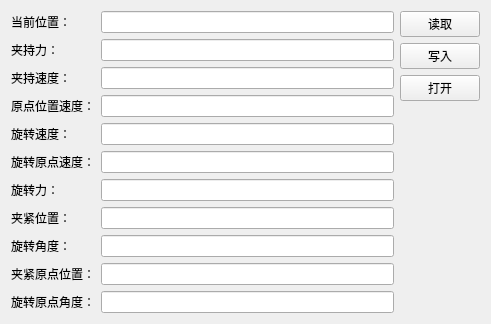
<?xml version="1.0" encoding="UTF-8"?>
<ui version="4.0">
 <class>ElectricGripperDebugForm</class>
 <widget class="QWidget" name="ElectricGripperDebugForm">
  <property name="geometry">
   <rect>
    <x>0</x>
    <y>0</y>
    <width>491</width>
    <height>300</height>
   </rect>
  </property>
  <property name="minimumSize">
   <size>
    <width>0</width>
    <height>0</height>
   </size>
  </property>
  <property name="windowTitle">
   <string>Form</string>
  </property>
  <layout class="QHBoxLayout" name="horizontalLayout">
   <item>
    <layout class="QFormLayout" name="formLayout">
     <item row="0" column="0">
      <widget class="QLabel" name="label_10">
       <property name="text">
        <string>当前位置：</string>
       </property>
      </widget>
     </item>
     <item row="0" column="1">
      <widget class="QLineEdit" name="lineEdit_nGripperCurrentPos"/>
     </item>
     <item row="1" column="0">
      <widget class="QLabel" name="label_9">
       <property name="text">
        <string>夹持力：</string>
       </property>
      </widget>
     </item>
     <item row="1" column="1">
      <widget class="QLineEdit" name="lineEdit_nGripperClampingForce"/>
     </item>
     <item row="2" column="0">
      <widget class="QLabel" name="label_11">
       <property name="text">
        <string>夹持速度：</string>
       </property>
      </widget>
     </item>
     <item row="2" column="1">
      <widget class="QLineEdit" name="lineEdit_nClampingSpeed"/>
     </item>
     <item row="3" column="0">
      <widget class="QLabel" name="label_12">
       <property name="text">
        <string>原点位置速度：</string>
       </property>
      </widget>
     </item>
     <item row="3" column="1">
      <widget class="QLineEdit" name="lineEdit_nClampingHomeSpeed"/>
     </item>
     <item row="4" column="0">
      <widget class="QLabel" name="label_13">
       <property name="text">
        <string>旋转速度：</string>
       </property>
      </widget>
     </item>
     <item row="4" column="1">
      <widget class="QLineEdit" name="lineEdit_nRotateSpeed"/>
     </item>
     <item row="5" column="0">
      <widget class="QLabel" name="label_16">
       <property name="text">
        <string>旋转原点速度：</string>
       </property>
      </widget>
     </item>
     <item row="5" column="1">
      <widget class="QLineEdit" name="lineEdit_nRotateHomeSpeed"/>
     </item>
     <item row="6" column="0">
      <widget class="QLabel" name="label_14">
       <property name="text">
        <string>旋转力：</string>
       </property>
      </widget>
     </item>
     <item row="6" column="1">
      <widget class="QLineEdit" name="lineEdit_nRotateForce"/>
     </item>
     <item row="7" column="0">
      <widget class="QLabel" name="label_15">
       <property name="text">
        <string>夹紧位置：</string>
       </property>
      </widget>
     </item>
     <item row="7" column="1">
      <widget class="QLineEdit" name="LineEdit_nClampPos"/>
     </item>
     <item row="8" column="0">
      <widget class="QLabel" name="label_18">
       <property name="text">
        <string>旋转角度：</string>
       </property>
      </widget>
     </item>
     <item row="8" column="1">
      <widget class="QLineEdit" name="LineEdit_nRotateAngle"/>
     </item>
     <item row="9" column="0">
      <widget class="QLabel" name="label_17">
       <property name="text">
        <string>夹紧原点位置：</string>
       </property>
      </widget>
     </item>
     <item row="9" column="1">
      <widget class="QLineEdit" name="LineEdit_nClampHomePos"/>
     </item>
     <item row="10" column="0">
      <widget class="QLabel" name="label_19">
       <property name="text">
        <string>旋转原点角度：</string>
       </property>
      </widget>
     </item>
     <item row="10" column="1">
      <widget class="QLineEdit" name="LineEdit_nRotateHomeAngle"/>
     </item>
    </layout>
   </item>
   <item>
    <layout class="QVBoxLayout" name="verticalLayout">
     <item>
      <widget class="QPushButton" name="PushButtonRead">
       <property name="text">
        <string>读取</string>
       </property>
      </widget>
     </item>
     <item>
      <widget class="QPushButton" name="PushButtonWrite">
       <property name="text">
        <string>写入</string>
       </property>
      </widget>
     </item>
     <item>
      <widget class="QPushButton" name="PushButtonClampGroupRelease">
       <property name="text">
        <string>打开</string>
       </property>
      </widget>
     </item>
     <item>
      <spacer name="verticalSpacer">
       <property name="orientation">
        <enum>Qt::Vertical</enum>
       </property>
       <property name="sizeHint" stdset="0">
        <size>
         <width>20</width>
         <height>40</height>
        </size>
       </property>
      </spacer>
     </item>
    </layout>
   </item>
  </layout>
 </widget>
 <resources/>
 <connections/>
</ui>
